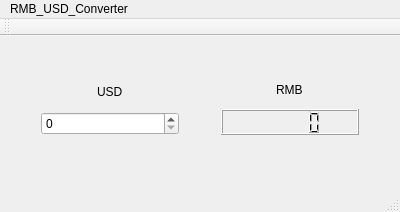
<?xml version="1.0" encoding="UTF-8"?>
<ui version="4.0">
 <class>MainConverter</class>
 <widget class="QMainWindow" name="MainConverter">
  <property name="geometry">
   <rect>
    <x>0</x>
    <y>0</y>
    <width>400</width>
    <height>212</height>
   </rect>
  </property>
  <property name="windowTitle">
   <string>MainConverter</string>
  </property>
  <widget class="QWidget" name="centralWidget">
   <widget class="QWidget" name="verticalLayoutWidget">
    <property name="geometry">
     <rect>
      <x>30</x>
      <y>30</y>
      <width>160</width>
      <height>80</height>
     </rect>
    </property>
    <layout class="QVBoxLayout" name="verticalLayout">
     <item alignment="Qt::AlignHCenter">
      <widget class="QLabel" name="label">
       <property name="text">
        <string>USD</string>
       </property>
      </widget>
     </item>
     <item>
      <widget class="QSpinBox" name="spinBox"/>
     </item>
    </layout>
   </widget>
   <widget class="QWidget" name="verticalLayoutWidget_2">
    <property name="geometry">
     <rect>
      <x>210</x>
      <y>30</y>
      <width>160</width>
      <height>80</height>
     </rect>
    </property>
    <layout class="QVBoxLayout" name="verticalLayout_2">
     <item alignment="Qt::AlignHCenter">
      <widget class="QLabel" name="label_2">
       <property name="text">
        <string>RMB</string>
       </property>
      </widget>
     </item>
     <item>
      <widget class="QLCDNumber" name="lcdNumber"/>
     </item>
    </layout>
   </widget>
  </widget>
  <widget class="QMenuBar" name="menuBar">
   <property name="geometry">
    <rect>
     <x>0</x>
     <y>0</y>
     <width>400</width>
     <height>28</height>
    </rect>
   </property>
   <widget class="QMenu" name="menuRMB_USD_Converter">
    <property name="title">
     <string>RMB_USD_Converter</string>
    </property>
   </widget>
   <addaction name="menuRMB_USD_Converter"/>
  </widget>
  <widget class="QToolBar" name="mainToolBar">
   <attribute name="toolBarArea">
    <enum>TopToolBarArea</enum>
   </attribute>
   <attribute name="toolBarBreak">
    <bool>false</bool>
   </attribute>
  </widget>
  <widget class="QStatusBar" name="statusBar"/>
 </widget>
 <layoutdefault spacing="6" margin="11"/>
 <resources/>
 <connections/>
 <slots>
  <slot>slot1()</slot>
 </slots>
</ui>
